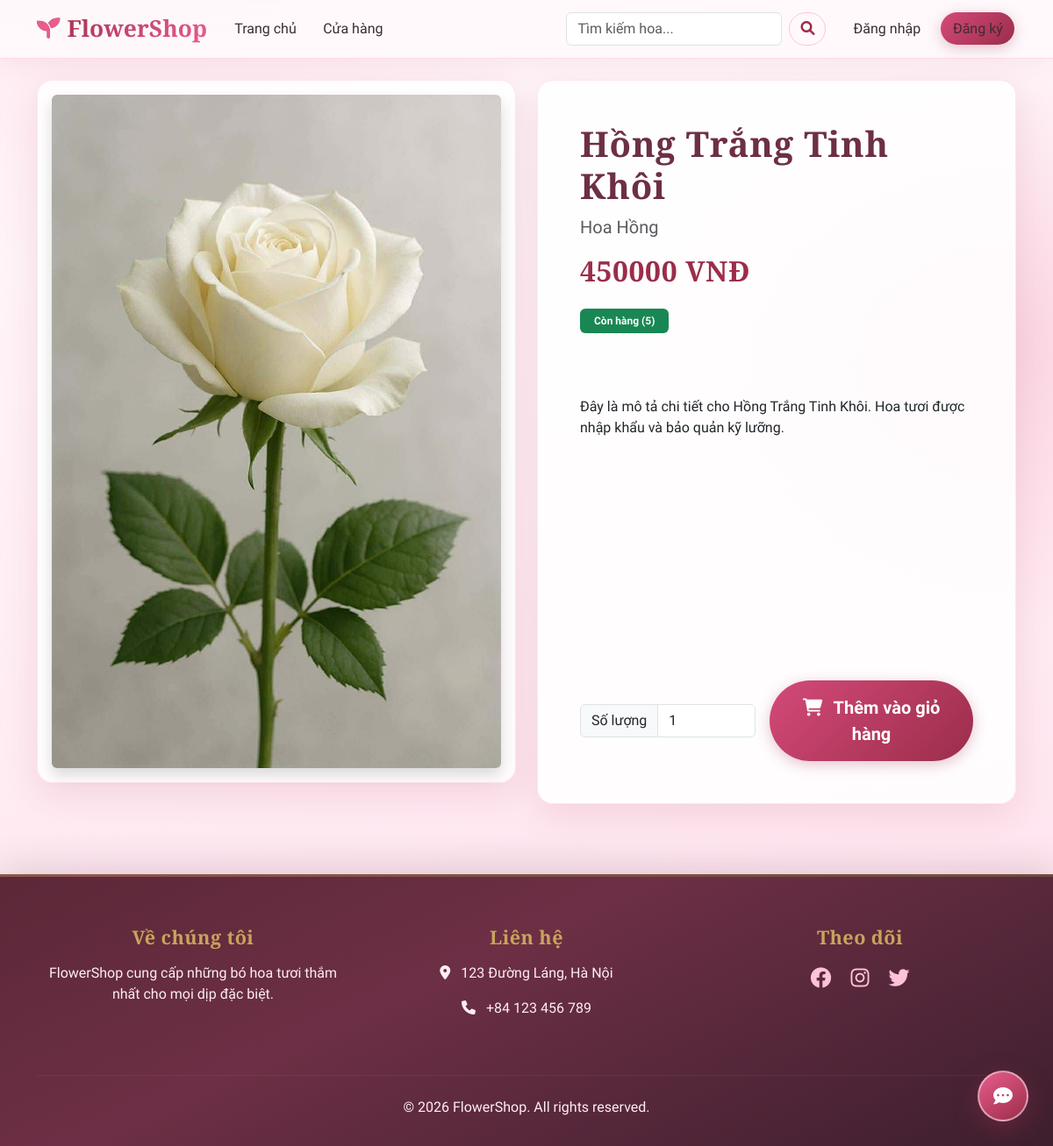
Screenshot of /product/2/hong-trang-tinh-khoi/ with the database file from the repository.
### shop/models.py (models this page shows, shortened)
class Product(models.Model):
    category = models.ForeignKey(Category, related_name='products', on_delete=models.CASCADE, verbose_name="Danh mục")
    name = models.CharField(max_length=200, verbose_name="Tên sản phẩm")
    slug = models.SlugField(max_length=200, unique=True, verbose_name="Slug")
    image = models.ImageField(upload_to='products/%Y/%m/%d', blank=True, verbose_name="Hình ảnh")
    description = models.TextField(blank=True, verbose_name="Mô tả")
    price = models.DecimalField(max_digits=10, decimal_places=2, verbose_name="Giá")
    stock = models.PositiveIntegerField(verbose_name="Số lượng tồn kho")
    available = models.BooleanField(default=True, verbose_name="Sẵn bán")
    created = models.DateTimeField(auto_now_add=True, verbose_name="Ngày tạo")
    updated = models.DateTimeField(auto_now=True, verbose_name="Ngày cập nhật")
    class Meta:
        ordering = ('-created',)
        indexes = [
            models.Index(fields=['id', 'slug']),
        ]
        verbose_name = 'Sản phẩm'
        verbose_name_plural = 'Sản phẩm'

class Category(models.Model):
    name = models.CharField(max_length=100, verbose_name="Tên danh mục")
    slug = models.SlugField(unique=True, verbose_name="Slug")
    description = models.TextField(blank=True, verbose_name="Mô tả")
    class Meta:
        ordering = ('name',)
        verbose_name = 'Danh mục'
        verbose_name_plural = 'Danh mục'

### shop/views.py (the view)
# urls.py: path('product/<int:id>/<slug:slug>/', views.product_detail, name='product_detail'),
def product_detail(request, id, slug):
    product = get_object_or_404(Product, id=id, slug=slug, available=True)
    return render(request, 'shop/product/detail.html', {'product': product})

### templates/shop/product/detail.html (shortened to what this page needs)
{% extends "base.html" %}
{% block content %}
<div class="row">
    <div class="col-md-6">
        <div class="card shadow-sm border-0 p-3 mb-4">
            {% if product.image %}
                <img src="{{ product.image.url }}" class="img-fluid rounded shadow" alt="{{ product.name }}">
            {% else %}
                <img src="https://via.placeholder.com/600x800?text=Flower" class="img-fluid rounded shadow" alt="{{ product.name }}">
            {% endif %}
        </div>
    </div>
    <div class="col-md-6">
        <div class="card shadow-sm border-0 p-5 h-100">
            <h1 class="mb-2 font-weight-bold">{{ product.name }}</h1>
            <p class="text-muted fs-5 mb-3">{{ product.category.name }}</p>
            <h2 class="text-primary font-weight-bold mb-4">{{ product.price|floatformat:0 }} VNĐ</h2>
            <div class="mb-4">
                <span class="badge {% if product.stock > 0 %}bg-success{% else %}bg-danger{% endif %} py-2 px-3">
                    {% if product.stock > 0 %}Còn hàng ({{ product.stock }}){% else %}Hết hàng{% endif %}
                </span>
            </div>
            <p class="card-text text-muted mb-5 fs-5">{{ product.description|linebreaks }}</p>
            <div class="mt-auto">
                <form action="{% url 'cart_add' product.id %}" method="post" class="d-flex align-items-center">
                    <div class="input-group me-3 w-50">
                        <span class="input-group-text">Số lượng</span>
                        <input type="number" name="quantity" class="form-control" value="1" min="1" max="{{ product.stock }}">
                    </div>
                    <button type="submit" class="btn btn-primary btn-lg flex-grow-1 px-4 py-3" {% if product.stock == 0 %}disabled{% endif %}>
                        <i class="fas fa-shopping-cart me-2"></i> Thêm vào giỏ hàng
                    </button>
                </form>
            </div>
        </div>
    </div>
</div>
{% endblock %}

### static/css/floral-theme.css (style rules this page uses)
:root { --floral-cream: #fff8f9; --floral-blush: #ffe8f2; --floral-sakura: #ffc2d8; --floral-petal: #ff9ebb; --floral-rose: #e85d8c; --floral-rose-mid: #d44a79; --floral-burgundy: #9b2d4a; --floral-plum: #6d2f45; --floral-sage: #92b892; --floral-sage-soft: rgba(146, 184, 146, 0.25); --floral-gold: #c9a45c; --floral-text: #3d2c34; --floral-muted: #7a6570; --floral-card: rgba(255, 255, 255, 0.88); --floral-shadow: 0 12px 40px rgba(155, 45, 74, 0.12); --floral-radius: 18px; --bs-primary: var(--floral-rose-mid); --bs-primary-rgb: 212, 74, 121; }
html { scroll-behavior: smooth; }
body { font-family: "Nunito Sans", "Segoe UI", system-ui, sans-serif; color: var(--floral-text); background-color: var(--floral-cream); background-image: radial-gradient(ellipse 100% 80% at 10% -20%, rgba(255, 194, 216, 0.45), transparent 55%), radial-gradient(ellipse 70% 50% at 95% 30%, rgba(232, 93, 140, 0.18), transparent 50%), radial-gradient(ellipse 80% 60% at 50% 100%, rgba(146, 184, 146, 0.12), transparent 45%), linear-gradient(168deg, #fff8fb 0%, #ffeff5 42%, #ffe0ec 100%); background-attachment: fixed; min-height: 100vh; position: relative; }
h1, h2, h3, h4, h5, .display-font { font-family: "Cormorant Garamond", Georgia, serif; font-weight: 600; letter-spacing: 0.02em; color: var(--floral-plum); }
.text-primary { color: var(--floral-burgundy) !important; }
.btn-primary { background: linear-gradient(135deg, var(--floral-rose-mid), var(--floral-burgundy)) !important; border: none !important; box-shadow: 0 4px 16px rgba(155, 45, 74, 0.28); font-weight: 600; border-radius: 999px; transition: transform 0.2s, box-shadow 0.2s; }
.card.shadow-sm.border-0 { border-radius: var(--floral-radius) !important; border: 1px solid rgba(255, 159, 187, 0.25) !important; background: var(--floral-card) !important; box-shadow: var(--floral-shadow) !important; }

### rows the page displays
Product: image (picture), name "Hồng Trắng Tinh Khôi", category.name "Hoa Hồng", price "450000", stock "5", description "Đây là mô tả chi tiết cho Hồng Trắng Tinh Khôi. Hoa tươi được nhập khẩu và bảo quản kỹ lưỡng."
